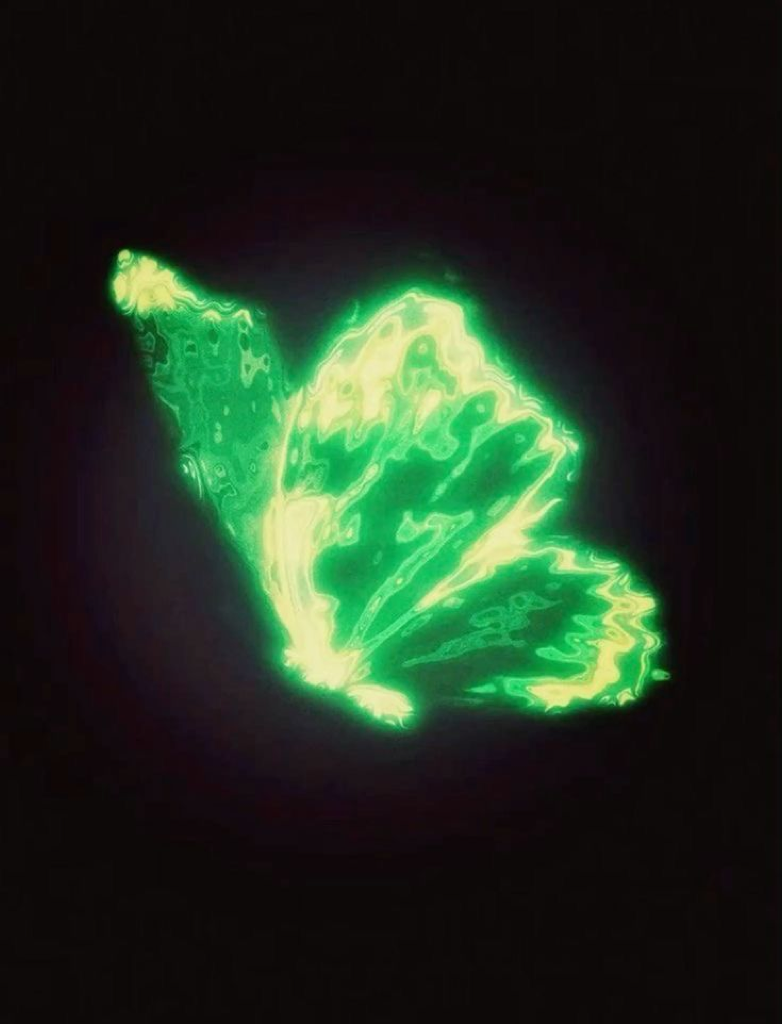
#> input picture assets/brand/butterfly-source.png, 782 x 1024 px
$ python make_logo.py
#> lines starting #> are read from the running program, lines starting #| are printed output that depends on the picture
#!/usr/bin/env python3
"""OscillaFX brand assets, generated from assets/brand/butterfly-source.png.

Run from anywhere:  python3 assets/brand/make_logo.py
Needs only Pillow (no numpy). Output (all deterministic, no random grain):

  packaging/icon/OscillaFX.png            1024x1024 app icon (CRT glass tile, teal phosphor butterfly)
  packaging/icon/OscillaFX-small-{16,32,64}.png   simplified high-contrast icon for tiny sizes
  assets/brand/logo-mark.png              transparent butterfly mark, 1024 (+ logo-mark@{512,256,128,64}.png)
  assets/brand/logo-lockup.png            mark + OSCILLAFX wordmark, transparent
  assets/brand/logo-mark-green.png        original green variant of the mark
  assets/brand/icon-green.png             original green variant of the icon
  assets/brand/tray-glyph{,@2x}.png       18 / 36 px black template silhouette (menu bar)
  assets/brand/tray-glyph-40.png          40 px template source used by the app
  app/Source/ui/BrandAssets.h             192px mark + 40px tray glyph as C++ byte arrays

The butterfly artwork is never redrawn: its luminance is extracted, auto-levelled and re-coloured with
the CRT palette (app/Source/ui/crt/CrtPalette.h): body teal, near-white cyan core, deep blue-green halo.
"""
import os
import sys
from PIL import Image, ImageChops, ImageDraw, ImageFilter, ImageFont, ImageOps

HERE = os.path.dirname(os.path.abspath(__file__))
ROOT = os.path.normpath(os.path.join(HERE, "..", ".."))
SRC = os.path.join(HERE, "butterfly-source.png")
ICON_DIR = os.path.join(ROOT, "packaging", "icon")
HEADER = os.path.join(ROOT, "app", "Source", "ui", "BrandAssets.h")


def hexrgb(v):
    return ((v >> 16) & 255, (v >> 8) & 255, v & 255)


# ---- CRT palette (mirror of CrtPalette.h) ---------------------------------------------------
FACE, FACE_CENTRE = hexrgb(0x0B181B), hexrgb(0x112A2D)
BODY, CORE, HALO = hexrgb(0x25D0C0), hexrgb(0xD8FFF8), hexrgb(0x0B8A96)
GRID = hexrgb(0x2A9D94)
# original green variant
G_BODY, G_CORE, G_HALO = hexrgb(0x22E070), hexrgb(0xF4FFB0), hexrgb(0x118A3C)

GAMMA = 1.95  # >1 keeps the green wing bodies teal and leaves white-cyan to the yellow veins
MARK_PX = 192  # embedded mark size (keeps BrandAssets.h small)
WORK = 1024  # working canvas for the butterfly layer
# square crop of the 782x1024 source that holds the butterfly and its halo, centred on the wings
CROP = (8, 108, 768, 868)


# ---- helpers --------------------------------------------------------------------------------
def tint(band, rgb, gain=1.0):
    """Scale a greyscale band into an RGB image tinted with rgb (0..255) and gain."""
    chans = [band.point(lambda v, c=c: min(255, int(v * c / 255.0 * gain))) for c in rgb]
    return Image.merge("RGB", chans)


def add(*imgs):
    out = imgs[0]
    for i in imgs[1:]:
        out = ImageChops.add(out, i)
    return out


def percentile(img, pct):
    h = img.histogram()
    target = sum(h) * pct
    acc = 0
    for i, n in enumerate(h):
        acc += n
        if acc >= target:
            return i
    return 255


def smoothstep_lut(lo, hi, gamma=1.0):
    lut = []
    for v in range(256):
        t = min(1.0, max(0.0, (v - lo) / float(hi - lo)))
        t = t * t * (3 - 2 * t) if gamma == 1.0 else t ** gamma
        lut.append(int(round(t * 255)))
    return lut


def dot_mask(size, period, depth):
    """Ordered dot-matrix: lit cell with a one-pixel gap each way. Regular, never random."""
    cell = Image.new("L", (period, period), 255)
    px = cell.load()
    gap = int(255 * (1 - depth))
    for i in range(period):
        px[i, period - 1] = gap
        px[period - 1, i] = gap
    mask = Image.new("L", size)
    for y in range(0, size[1], period):
        for x in range(0, size[0], period):
            mask.paste(cell, (x, y))
    return mask


def scanlines(size, period, depth):
    row = Image.new("L", (size[0], period), 255)
    ImageDraw.Draw(row).line([(0, period - 1), (size[0], period - 1)], fill=int(255 * (1 - depth)))
    out = Image.new("L", size)
    for y in range(0, size[1], period):
        out.paste(row, (0, y))
    return out


def rounded_mask(size, rect, radius, ss=4):
    big = Image.new("L", (size[0] * ss, size[1] * ss), 0)
    x0, y0, x1, y1 = [v * ss for v in rect]
    ImageDraw.Draw(big).rounded_rectangle([x0, y0, x1 - 1, y1 - 1], radius=radius * ss, fill=255)
    return big.resize(size, Image.LANCZOS)


# ---- butterfly energy -----------------------------------------------------------------------
def load_source():
    return Image.open(SRC).convert("RGB")
#> returned value is the input picture: PIL image 782x1024 RGB; mean R, G, B 33.1, 48.9, 32.7


def energy(src, size=WORK):
    """Luminance of the source, auto-levelled to 0..255 (noise floor removed with a soft knee)."""
#> called with size = 1024
    crop = src.crop(CROP).resize((size, size), Image.LANCZOS)
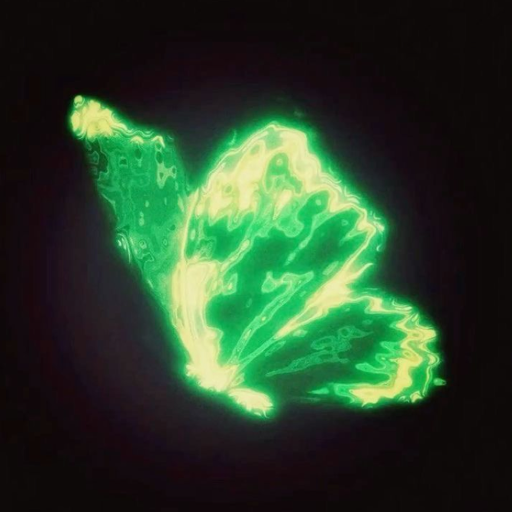
#> crop: PIL image 1024x1024 RGB (shown at 1/2 size); mean R, G, B 40.7, 64.2, 42.1
    lum = crop.convert("L")
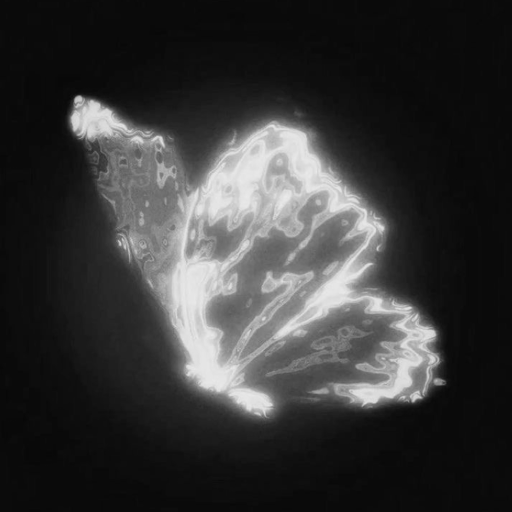
#> lum: PIL image 1024x1024 L (shown at 1/2 size); min 6, max 235, mean 54.6
    lo = percentile(lum, 0.62) + 6          # background plus halo floor
#> in percentile, `h = img.histogram()`: h = 256 values, max 238610 at index 10, min 0 at index 0, mean 4096
#> in percentile, `target = sum(h) * pct`: target = 650117.1
#> the loop in percentile, `for i, n in enumerate(h):` made 30 passes
#> (n, acc) on passes 1 to 8: (0, 0), (0, 0), (0, 0), (0, 0), (0, 0), (0, 0), (3, 3), (75, 78)
#> after the loop in percentile, `for i, n in enumerate(h):`: acc = 650574
#> lo = 35
    hi = percentile(lum, 0.995)
#> the loop in percentile, `for i, n in enumerate(h):` made 230 passes
#> after the loop in percentile, `for i, n in enumerate(h):`: acc = 1046039
#> hi = 229
    lum = lum.point(smoothstep_lut(lo, hi)).point(lambda v: int(255 * (v / 255.0) ** GAMMA))
#> the loop in smoothstep_lut, `for v in range(256):` made 256 passes
#> t on passes 1 to 3: 0, 0, 0
#> after the loop in smoothstep_lut, `for v in range(256):`: lut = 256 values from 0 to 255
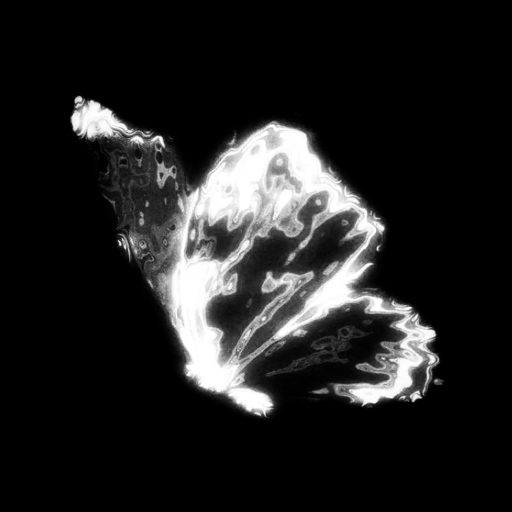
#> lum: PIL image 1024x1024 L (shown at 1/2 size); min 0, max 255, mean 33.2
    lum = lum.filter(ImageFilter.UnsharpMask(radius=2.2, percent=60, threshold=2))
    return crop, lum


def phosphor_layers(e, body, core, halo, dots=True, dot_period=4):
    """Return (sharp, bloom) RGB layers for energy image e (to be screened over the glass)."""
#> called with body = (37, 208, 192), core = (216, 255, 248), halo = (11, 138, 150), dots = True, dot_period = 4
    ramp = ImageOps.colorize(e, black=(0, 0, 0), mid=body, white=core, blackpoint=6, midpoint=125, whitepoint=252)
    if dots:
        m = dot_mask(e.size, dot_period, 0.20).filter(ImageFilter.GaussianBlur(0.35))
#> after the loop in dot_mask, `for y in range(0, size[1], period):`:
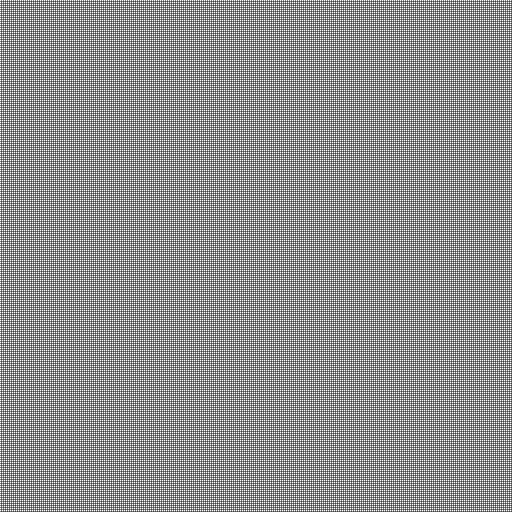
#> mask: PIL image 1024x1024 L (shown at 1/2 size); values 204 (black) and 255 (white), 56.2% white; black in thin lines or dots
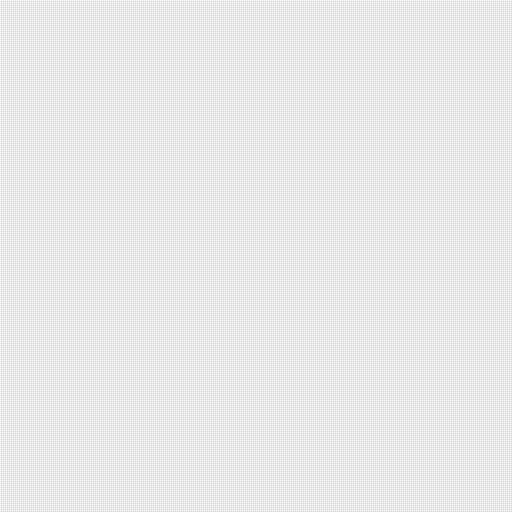
#> m: PIL image 1024x1024 L (shown at 1/2 size); min 204, max 255, mean 232.7
        ramp = ImageChops.multiply(ramp, Image.merge("RGB", [m, m, m]))
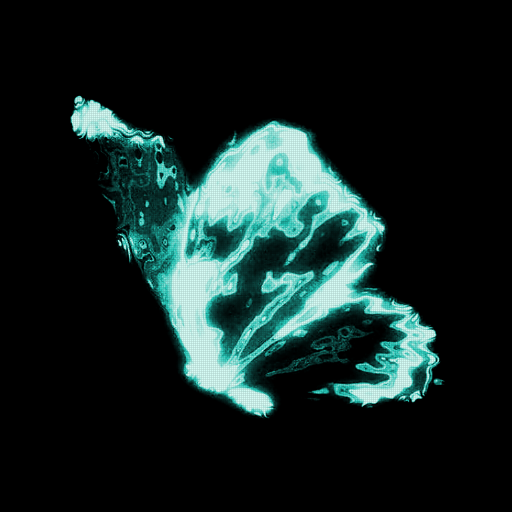
#> ramp: PIL image 1024x1024 RGB (shown at 1/2 size); mean R, G, B 20, 35.9, 34.1
    bloom = add(
        tint(e.filter(ImageFilter.GaussianBlur(5)), halo, 0.75),
        tint(e.filter(ImageFilter.GaussianBlur(16)), halo, 0.80),
        tint(e.filter(ImageFilter.GaussianBlur(46)), halo, 0.70),
        tint(e.filter(ImageFilter.GaussianBlur(3)), body, 0.16),
    )
#> in tint, `chans = [band.point(lambda v, c=c: min(255, int(v * c / 255.0 * gain))..`: chans = 3 items
#> call 4 of tint, with rgb = (37, 208, 192), gain = 0.16
#> in tint (call 4), `return Image.merge("RGB", chans)`:
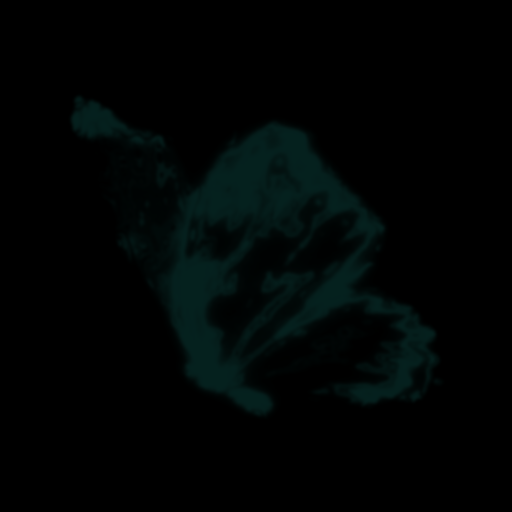
#> returned value: PIL image 1024x1024 RGB (shown at 1/2 size); mean R, G, B 0.6, 4.2, 3.9
    return ramp, bloom


def green_layers(crop, e, halo):
    """Original colours: source RGB re-levelled by the same mask, bloom in green."""
    r, g, b = crop.split()
    sharp = Image.merge("RGB", [ImageChops.multiply(c, e.point(lambda v: min(255, int(v * 1.25)))) for c in (r, g, b)])
    sharp = ImageChops.lighter(sharp, ImageOps.colorize(e.point(lambda v: v * v // 255), (0, 0, 0), (60, 220, 100), (255, 255, 160),
                                                        blackpoint=8, midpoint=120, whitepoint=235))
    bloom = add(
        tint(e.filter(ImageFilter.GaussianBlur(5)), halo, 1.15),
        tint(e.filter(ImageFilter.GaussianBlur(16)), halo, 1.05),
        tint(e.filter(ImageFilter.GaussianBlur(46)), halo, 0.90),
    )
    return sharp, bloom


def make_layers(green=False, dots=True):
    src = load_source()
    crop, e = energy(src)
    if green:
        s, b = green_layers(crop, e, G_HALO)
    else:
        s, b = phosphor_layers(e, BODY, CORE, HALO, dots=dots)
    return e, s, b


# ---- icon -----------------------------------------------------------------------------------
def glass_tile(size):
    """Dark teal-grey CRT glass with faint uniform glow, vignette, graticule and scanlines. RGB."""
    grad = Image.radial_gradient("L").resize((size, size), Image.BICUBIC)  # 0 centre .. 255 corner
    face = ImageOps.colorize(grad.point(lambda v: min(255, int(v * 1.55))), FACE_CENTRE, FACE)
    # edge vignette: soft darkening towards the rim, strongest in the corners (barrel-ish falloff)
    vig = grad.point(lambda v: int(255 * (1 - 0.55 * (max(0, v - 90) / 165.0) ** 2)))
    face = ImageChops.multiply(face, Image.merge("RGB", [vig] * 3))
    # faint graticule: centre cross + 2 divisions each way, 1 device px, ~7 % strength
    grid = Image.new("L", (size, size), 0)
    d = ImageDraw.Draw(grid)
    for k in range(-2, 3):
        p = size // 2 + k * size // 5
        d.line([(p, 0), (p, size)], fill=34 if k else 48, width=max(1, size // 512))
        d.line([(0, p), (size, p)], fill=34 if k else 48, width=max(1, size // 512))
    face = ImageChops.screen(face, tint(grid, GRID, 1.0))
    return face


def reflection(size, mask):
    """Soft crescent of glass reflection up-left, plus a thin catch-light along the top edge."""
    refl = Image.new("L", (size * 2, size * 2), 0)
    d = ImageDraw.Draw(refl)
    d.ellipse([-size * 0.55, -size * 0.75, size * 1.15, size * 0.80], fill=255)
    d.ellipse([-size * 0.55 + size * 0.07, -size * 0.75 + size * 0.10, size * 1.15 + size * 0.04, size * 0.80 + size * 0.08], fill=0)
    refl = refl.filter(ImageFilter.GaussianBlur(size * 0.012)).resize((size, size), Image.LANCZOS)
    fade = Image.linear_gradient("L").resize((size, size)).transpose(Image.FLIP_TOP_BOTTOM)
    refl = ImageChops.multiply(refl, fade).point(lambda v: int(v * 0.11))
    return ImageChops.multiply(refl, mask)


def build_icon(e, sharp, bloom, simple=False, canvas=1024):
    body = int(canvas * 824 / 1024)
    off = (canvas - body) // 2
    radius = int(body * 0.2237)
    mask_full = rounded_mask((canvas, canvas), (off, off, off + body, off + body), radius)

    tile = glass_tile(body)
    # butterfly: the crop's butterfly spans ~60% of its width; scale so wings fill ~68% of the tile
    scale = (body * (0.90 if simple else 0.88)) / WORK
    n = int(WORK * scale)
    s_img = sharp.resize((n, n), Image.LANCZOS)
    b_img = bloom.resize((n, n), Image.LANCZOS)
    if simple:  # bolder glow so it survives 16 px
        b_img = ImageChops.add(b_img, b_img)
        s_img = ImageChops.add(s_img, tint(e.resize((n, n), Image.LANCZOS).filter(ImageFilter.MaxFilter(5)), BODY, 0.55))
    layer = Image.new("RGB", (body, body), (0, 0, 0))
    # centre the wings (their centre sits at ~(0.51, 0.50) of the crop)
    layer.paste(add(s_img, b_img), ((body - n) // 2, (body - n) // 2 - int(body * 0.005)))
    tile = ImageChops.screen(tile, layer)

    if not simple:
        sl = scanlines((body, body), 4 if canvas >= 1024 else 3, 0.07)
        tile = ImageChops.multiply(tile, Image.merge("RGB", [sl] * 3))

    full = Image.new("RGB", (canvas, canvas), (0, 0, 0))
    full.paste(tile, (off, off))
    # inner rim: dark bezel edge + hairline highlight so the glass reads as recessed
    rim_outer = mask_full
    rim_inner = rounded_mask((canvas, canvas), (off + 6, off + 6, off + body - 6, off + body - 6), radius - 6)
    rim = ImageChops.subtract(rim_outer, rim_inner).filter(ImageFilter.GaussianBlur(1.2))
    full = ImageChops.multiply(full, Image.merge("RGB", [ImageChops.invert(rim.point(lambda v: int(v * 0.65)))] * 3))
    if not simple:
        full = ImageChops.screen(full, tint(reflection(canvas, mask_full), (210, 255, 250)))
    hi = ImageChops.subtract(rounded_mask((canvas, canvas), (off + 1, off + 1, off + body - 1, off + body - 1), radius - 1),
                             rounded_mask((canvas, canvas), (off + 3, off + 3, off + body - 3, off + body - 3), radius - 3))
    full = ImageChops.screen(full, tint(hi.point(lambda v: int(v * 0.16)), BODY))

    # soft drop shadow in the transparent margin
    shadow = mask_full.filter(ImageFilter.GaussianBlur(canvas * 0.012))
    shadow = ImageChops.offset(shadow, 0, int(canvas * 0.012)).point(lambda v: int(v * 0.45))
    out = Image.new("RGBA", (canvas, canvas), (0, 0, 0, 0))
    out.putalpha(shadow)
    tile_rgba = full.convert("RGBA")
    tile_rgba.putalpha(mask_full)
    return Image.alpha_composite(out, tile_rgba)


# ---- transparent mark -----------------------------------------------------------------------
def mark_rgba(sharp, bloom):
    """Unpremultiply the additive-on-black render: alpha = brightest channel, colour = rgb / alpha."""
    from PIL import ImageMath
    rgb = ImageChops.screen(sharp, bloom)
    r, g, b = rgb.split()
    a = ImageChops.lighter(ImageChops.lighter(r, g), b)
    af = a.convert("F")
    out = []
    for c in (r, g, b):
        q = ImageMath.lambda_eval(lambda x: x["c"] * 255.0 / (x["a"] + 1.0), c=c.convert("F"), a=af)
        out.append(q.convert("L"))
    return Image.merge("RGBA", out + [a])


# ---- wordmark -------------------------------------------------------------------------------
def load_font(size):
    for path, idx in (("/System/Library/Fonts/Supplemental/Futura.ttc", 0), ("/System/Library/Fonts/Supplemental/DIN Alternate Bold.ttf", 0)):
        if os.path.exists(path):
            try:
                return ImageFont.truetype(path, size, index=idx)
            except Exception:
                try:
                    return ImageFont.truetype(path, size)
                except Exception:
                    pass
    return ImageFont.load_default()


def tracked_mask(text, font, tracking_px, size):
    m = Image.new("L", size, 0)
    d = ImageDraw.Draw(m)
    x = 0
    for ch in text:
        d.text((x, 0), ch, font=font, fill=255)
        x += d.textlength(ch, font=font) + tracking_px
    return m, x - tracking_px


def make_lockup(mark, green=False):
    H = 640
    font = load_font(210)
    cream = hexrgb(0xE4D4AE)
    w1, w2 = "OSCILLA", "FX"
    mk = mark.resize((H, H), Image.LANCZOS)
    box = Image.new("L", (3000, 420), 0)
    track = 34
    m1, x1 = tracked_mask(w1, font, track, box.size)
    m2, x2 = tracked_mask(w2, font, track, box.size)
    gap = track * 1.4
    total = int(x1 + gap + x2)
    bbox_h = font.getbbox("O")
    cap_top, cap_bot = bbox_h[1], bbox_h[3]
    text_w, text_h = total + 8, cap_bot - cap_top + 8
    W = H - 40 + 30 + text_w + 40
    out = Image.new("RGBA", (W, H), (0, 0, 0, 0))
    out.alpha_composite(mk, (0, 0))
    tx, ty = H - 40 + 30, (H - text_h) // 2

    def place(mask, dx):
        full = Image.new("L", (W, H), 0)
        full.paste(mask.crop((0, cap_top, text_w, cap_bot + 8)), (int(tx + dx), ty))
        return full

    t1 = place(m1, 0)
    t2 = place(m2, x1 + gap)
    # OSCILLA: warm engraved cream with a 2 px lip; FX: teal phosphor with a tight bloom
    lip = ImageChops.offset(t1, 0, 3).point(lambda v: int(v * 0.35))
    out.alpha_composite(Image.merge("RGBA", [lip.point(lambda v: 0)] * 3 + [lip]))
    out.alpha_composite(Image.merge("RGBA", [t1.point(lambda v, c=c: c) for c in cream] + [t1]))
    core, body, halo = (G_CORE, G_BODY, G_HALO) if green else (CORE, BODY, HALO)
    glow = ImageChops.add(t2.filter(ImageFilter.GaussianBlur(10)), t2.filter(ImageFilter.GaussianBlur(26)))
    out.alpha_composite(Image.merge("RGBA", [glow.point(lambda v, c=c: c) for c in halo] + [glow.point(lambda v: min(255, int(v * 0.8)))]))
    body_img = Image.merge("RGBA", [t2.point(lambda v, c=c: c) for c in body] + [t2])
    out.alpha_composite(body_img)
    inner = t2.filter(ImageFilter.MinFilter(9)).filter(ImageFilter.GaussianBlur(2))
    out.alpha_composite(Image.merge("RGBA", [inner.point(lambda v, c=c: c) for c in core] + [inner.point(lambda v: int(v * 0.85))]))
    return out


# ---- tray glyph -----------------------------------------------------------------------------
def tray_masks(e):
    """Solid black template silhouette: threshold the leveled luminance, close seams, fill holes, smooth."""
    body = e.point(lambda v: 255 if v > 5 else 0).filter(ImageFilter.MedianFilter(7))
    body = body.filter(ImageFilter.MaxFilter(13)).filter(ImageFilter.MinFilter(13))   # outline of the whole butterfly
    flood = body.copy()
    ImageDraw.floodfill(flood, (0, 0), 128)
    body = flood.point(lambda v: 0 if v == 128 else 255)
    m = body
    m = m.filter(ImageFilter.GaussianBlur(6)).point(lambda v: 255 if v > 128 else 0)  # round off roughness
    bbox = m.getbbox()
    m = m.crop(bbox)
    side = max(m.size)
    sq = Image.new("L", (side, side), 0)
    sq.paste(m, ((side - m.size[0]) // 2, (side - m.size[1]) // 2))
    return sq


def glyph(sq, px, pad_frac=0.06):
    inner = int(round(px * (1 - 2 * pad_frac) * 4))
    big = sq.resize((inner, inner), Image.LANCZOS)
    canvas = Image.new("L", (px * 4, px * 4), 0)
    canvas.paste(big, ((px * 4 - inner) // 2, (px * 4 - inner) // 2))
    a = canvas.resize((px, px), Image.LANCZOS)
    out = Image.new("RGBA", (px, px), (0, 0, 0, 0))
    out.putalpha(a)
    return out


# ---- header ---------------------------------------------------------------------------------
def png_bytes(img, **kw):
    import io
    b = io.BytesIO()
    img.save(b, "PNG", optimize=True, **kw)
    return b.getvalue()


def write_header(mark256, glyph40):
    def arr(name, data):
        rows = []
        for i in range(0, len(data), 32):
            rows.append("    " + ",".join(str(c) for c in data[i:i + 32]) + ",")
        return "inline const unsigned char %s[] = {\n%s\n};\ninline constexpr int %sSize = %d;\n" % (name, "\n".join(rows), name, len(data))

    with open(HEADER, "w") as f:
        f.write("// GENERATED by assets/brand/make_logo.py - do not edit.\n#pragma once\n\n")
        f.write("// OscillaFX butterfly mark (192 px RGBA PNG, teal phosphor) and 40 px black menu-bar template glyph.\n")
        f.write("namespace BrandAssets\n{\n")
        f.write(arr("markPng", png_bytes(mark256)))
        f.write("\n")
        f.write(arr("trayGlyphPng", png_bytes(glyph40)))
        f.write("}\n")


# ---- main -----------------------------------------------------------------------------------
def main():
    os.makedirs(ICON_DIR, exist_ok=True)
    e, sharp, bloom = make_layers(green=False)
    _, sharp_nodot, bloom_nodot = make_layers(green=False, dots=False)
#> (the rest of the program and of its run is left out)
